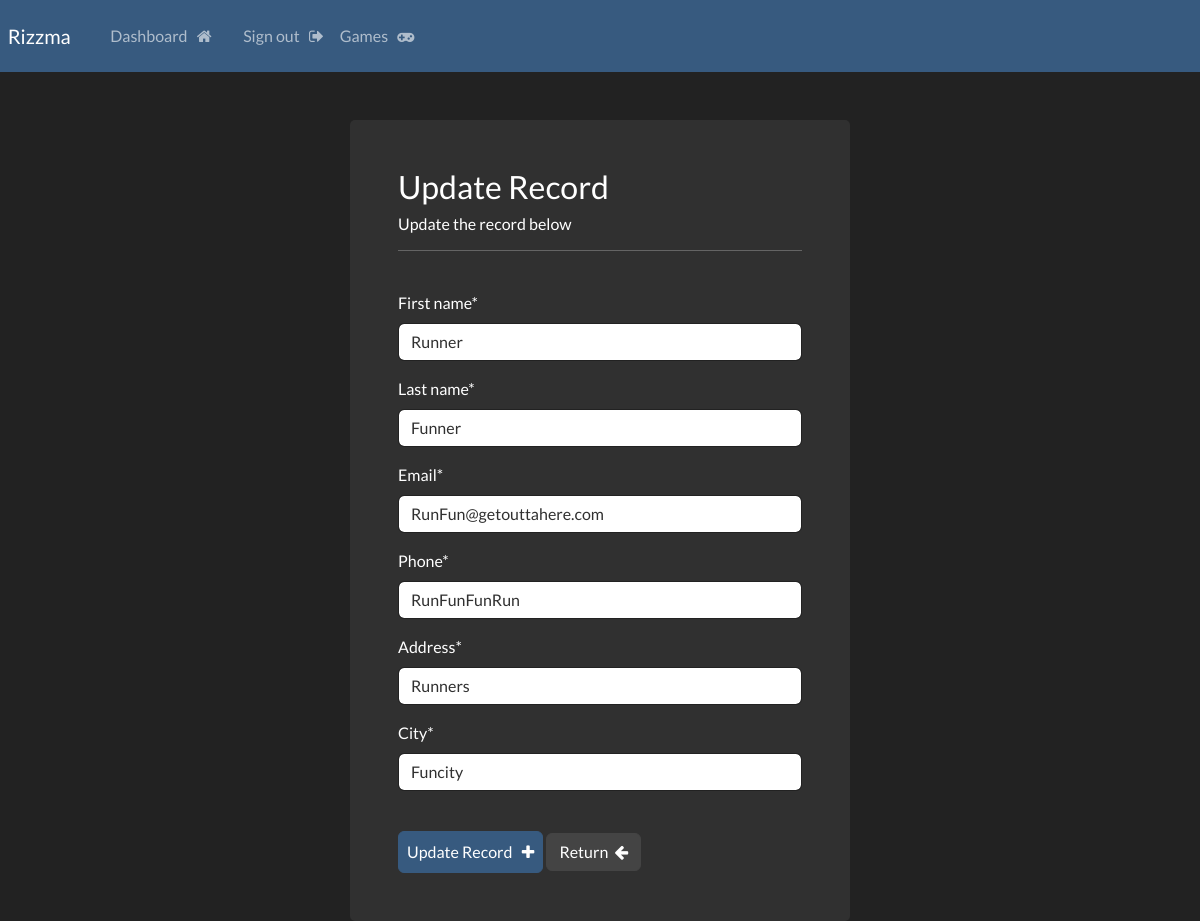
Page /update-record/2 (signed in) on the committed database.
### website/models.py (models this page shows, shortened)
class Record(models.Model):
    creation_data = models.DateTimeField(auto_now_add=True)
    first_name = models.CharField(max_length=100)
    last_name = models.CharField(max_length=100)
    email = models.CharField(max_length=255)
    phone = models.CharField(max_length=20)
    address = models.CharField(max_length=255)
    city = models.CharField(max_length=255)

### website/views.py (the view)
# urls.py: path('update-record/<int:pk>', views.update_record, name='update-record'),
@login_required(login_url='my-login')
def update_record(request, pk):
    record = Record.objects.get(id=pk)
    form = UpdateRecordForm(instance=record)
    if request.method == "POST":
        form = UpdateRecordForm(request.POST, instance=record)
        if form.is_valid():
            form.save()
            messages.success(request,'Record has been updated!')
            return redirect('dashboard')
    context = {'update_form':form}
    return render(request,'website/update-record.html', context=context)

### website/forms.py
class UpdateRecordForm(forms.ModelForm):
    class Meta:
        model = Record
        fields = ['first_name','last_name','email','phone','address','city']

### website/templates/website/update-record.html (shortened to what this page needs)
{% extends 'website/base.html' %}
{% load crispy_forms_tags %}
{% block content %}
<br>
<div class="container bg-dark p-5 form-layout">
    <h3>Update Record</h3>
    <h6>Update the record below</h6>
    <hr>
    <br>
    <form method="POST" autocomplete="off">
        {{update_form|crispy}}
        <br>
        <button type="submit" class="btn btn-primary w-20 btn-block p-2" >Update Record &nbsp; <i class="fa fa-plus" aria-hidden="true"></i></button>
        <a href="{% url 'dashboard' %}" class="btn btn-secondary w-10">Return &nbsp;<i class="fa fa-arrow-left" aria-hidden="true"></i></a>
    </form>
</div>
{% endblock %}

### static/css/style.css (style rules this page uses)
.form-layout { border-radius: 5px; width: 500px; }

### rows in the picture
Record: first_name "Runner", last_name "Funner", email "RunFun@getouttahere.com", phone "RunFunFunRun", address "Runners", city "Funcity"
